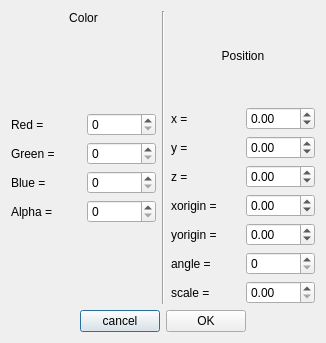
<?xml version="1.0" encoding="UTF-8"?>
<ui version="4.0">
 <class>AdvancedOptions</class>
 <widget class="QDialog" name="AdvancedOptions">
  <property name="geometry">
   <rect>
    <x>0</x>
    <y>0</y>
    <width>326</width>
    <height>343</height>
   </rect>
  </property>
  <property name="minimumSize">
   <size>
    <width>326</width>
    <height>343</height>
   </size>
  </property>
  <property name="maximumSize">
   <size>
    <width>326</width>
    <height>343</height>
   </size>
  </property>
  <property name="windowTitle">
   <string>Dialog</string>
  </property>
  <layout class="QVBoxLayout" name="verticalLayout_4">
   <item>
    <layout class="QVBoxLayout" name="verticalLayout_3">
     <item>
      <layout class="QHBoxLayout" name="horizontalLayout">
       <item>
        <layout class="QVBoxLayout" name="verticalLayout">
         <item>
          <widget class="QLabel" name="label">
           <property name="text">
            <string>Color</string>
           </property>
           <property name="alignment">
            <set>Qt::AlignCenter</set>
           </property>
          </widget>
         </item>
         <item>
          <spacer name="verticalSpacer_2">
           <property name="orientation">
            <enum>Qt::Vertical</enum>
           </property>
           <property name="sizeHint" stdset="0">
            <size>
             <width>20</width>
             <height>40</height>
            </size>
           </property>
          </spacer>
         </item>
         <item>
          <layout class="QHBoxLayout" name="horizontalLayout_3">
           <item>
            <widget class="QLabel" name="label_3">
             <property name="text">
              <string>Red =</string>
             </property>
            </widget>
           </item>
           <item>
            <widget class="QSpinBox" name="red">
             <property name="maximum">
              <number>255</number>
             </property>
             <property name="singleStep">
              <number>5</number>
             </property>
            </widget>
           </item>
          </layout>
         </item>
         <item>
          <layout class="QHBoxLayout" name="horizontalLayout_5">
           <item>
            <widget class="QLabel" name="label_4">
             <property name="text">
              <string>Green =</string>
             </property>
            </widget>
           </item>
           <item>
            <widget class="QSpinBox" name="green">
             <property name="maximum">
              <number>255</number>
             </property>
             <property name="singleStep">
              <number>5</number>
             </property>
            </widget>
           </item>
          </layout>
         </item>
         <item>
          <layout class="QHBoxLayout" name="horizontalLayout_4">
           <item>
            <widget class="QLabel" name="label_5">
             <property name="text">
              <string>Blue =</string>
             </property>
            </widget>
           </item>
           <item>
            <widget class="QSpinBox" name="blue">
             <property name="maximum">
              <number>255</number>
             </property>
             <property name="singleStep">
              <number>5</number>
             </property>
            </widget>
           </item>
          </layout>
         </item>
         <item>
          <layout class="QHBoxLayout" name="horizontalLayout_2">
           <item>
            <widget class="QLabel" name="label_6">
             <property name="text">
              <string>Alpha =</string>
             </property>
            </widget>
           </item>
           <item>
            <widget class="QSpinBox" name="alpha">
             <property name="maximum">
              <number>255</number>
             </property>
             <property name="singleStep">
              <number>5</number>
             </property>
            </widget>
           </item>
          </layout>
         </item>
         <item>
          <spacer name="verticalSpacer">
           <property name="orientation">
            <enum>Qt::Vertical</enum>
           </property>
           <property name="sizeHint" stdset="0">
            <size>
             <width>20</width>
             <height>40</height>
            </size>
           </property>
          </spacer>
         </item>
        </layout>
       </item>
       <item>
        <widget class="Line" name="line">
         <property name="orientation">
          <enum>Qt::Vertical</enum>
         </property>
        </widget>
       </item>
       <item>
        <layout class="QVBoxLayout" name="verticalLayout_2">
         <item>
          <widget class="QLabel" name="label_2">
           <property name="text">
            <string>Position</string>
           </property>
           <property name="alignment">
            <set>Qt::AlignCenter</set>
           </property>
          </widget>
         </item>
         <item>
          <layout class="QHBoxLayout" name="horizontalLayout_8">
           <item>
            <widget class="QLabel" name="label_7">
             <property name="text">
              <string>x =</string>
             </property>
            </widget>
           </item>
           <item>
            <widget class="QDoubleSpinBox" name="x">
             <property name="minimum">
              <double>-99.900000000000006</double>
             </property>
             <property name="singleStep">
              <double>0.100000000000000</double>
             </property>
            </widget>
           </item>
          </layout>
         </item>
         <item>
          <layout class="QHBoxLayout" name="horizontalLayout_9">
           <item>
            <widget class="QLabel" name="label_8">
             <property name="text">
              <string>y = </string>
             </property>
            </widget>
           </item>
           <item>
            <widget class="QDoubleSpinBox" name="y">
             <property name="minimum">
              <double>-99.000000000000000</double>
             </property>
             <property name="singleStep">
              <double>0.100000000000000</double>
             </property>
            </widget>
           </item>
          </layout>
         </item>
         <item>
          <layout class="QHBoxLayout" name="horizontalLayout_11">
           <item>
            <widget class="QLabel" name="label_9">
             <property name="text">
              <string>z =</string>
             </property>
            </widget>
           </item>
           <item>
            <widget class="QDoubleSpinBox" name="z">
             <property name="minimum">
              <double>-99.000000000000000</double>
             </property>
             <property name="singleStep">
              <double>0.100000000000000</double>
             </property>
            </widget>
           </item>
          </layout>
         </item>
         <item>
          <layout class="QHBoxLayout" name="horizontalLayout_12">
           <item>
            <widget class="QLabel" name="label_10">
             <property name="text">
              <string>xorigin =</string>
             </property>
            </widget>
           </item>
           <item>
            <widget class="QDoubleSpinBox" name="xorigin">
             <property name="minimum">
              <double>-99.000000000000000</double>
             </property>
             <property name="singleStep">
              <double>0.100000000000000</double>
             </property>
            </widget>
           </item>
          </layout>
         </item>
         <item>
          <layout class="QHBoxLayout" name="horizontalLayout_10">
           <item>
            <widget class="QLabel" name="label_11">
             <property name="text">
              <string>yorigin =</string>
             </property>
            </widget>
           </item>
           <item>
            <widget class="QDoubleSpinBox" name="yorigin">
             <property name="minimum">
              <double>-99.000000000000000</double>
             </property>
             <property name="singleStep">
              <double>0.100000000000000</double>
             </property>
            </widget>
           </item>
          </layout>
         </item>
         <item>
          <layout class="QHBoxLayout" name="horizontalLayout_7">
           <item>
            <widget class="QLabel" name="label_12">
             <property name="text">
              <string>angle =</string>
             </property>
            </widget>
           </item>
           <item>
            <widget class="QSpinBox" name="angle">
             <property name="maximum">
              <number>360</number>
             </property>
             <property name="singleStep">
              <number>10</number>
             </property>
            </widget>
           </item>
          </layout>
         </item>
         <item>
          <layout class="QHBoxLayout" name="horizontalLayout_6">
           <item>
            <widget class="QLabel" name="label_13">
             <property name="text">
              <string>scale =</string>
             </property>
            </widget>
           </item>
           <item>
            <widget class="QDoubleSpinBox" name="scale">
             <property name="singleStep">
              <double>0.200000000000000</double>
             </property>
            </widget>
           </item>
          </layout>
         </item>
        </layout>
       </item>
      </layout>
     </item>
     <item>
      <layout class="QHBoxLayout" name="horizontalLayout_13">
       <item>
        <spacer name="horizontalSpacer">
         <property name="orientation">
          <enum>Qt::Horizontal</enum>
         </property>
         <property name="sizeHint" stdset="0">
          <size>
           <width>40</width>
           <height>20</height>
          </size>
         </property>
        </spacer>
       </item>
       <item>
        <widget class="QPushButton" name="cancel">
         <property name="text">
          <string>cancel</string>
         </property>
        </widget>
       </item>
       <item>
        <widget class="QPushButton" name="ok">
         <property name="text">
          <string>OK</string>
         </property>
        </widget>
       </item>
       <item>
        <spacer name="horizontalSpacer_2">
         <property name="orientation">
          <enum>Qt::Horizontal</enum>
         </property>
         <property name="sizeHint" stdset="0">
          <size>
           <width>40</width>
           <height>20</height>
          </size>
         </property>
        </spacer>
       </item>
      </layout>
     </item>
    </layout>
   </item>
  </layout>
 </widget>
 <resources/>
 <connections/>
</ui>
